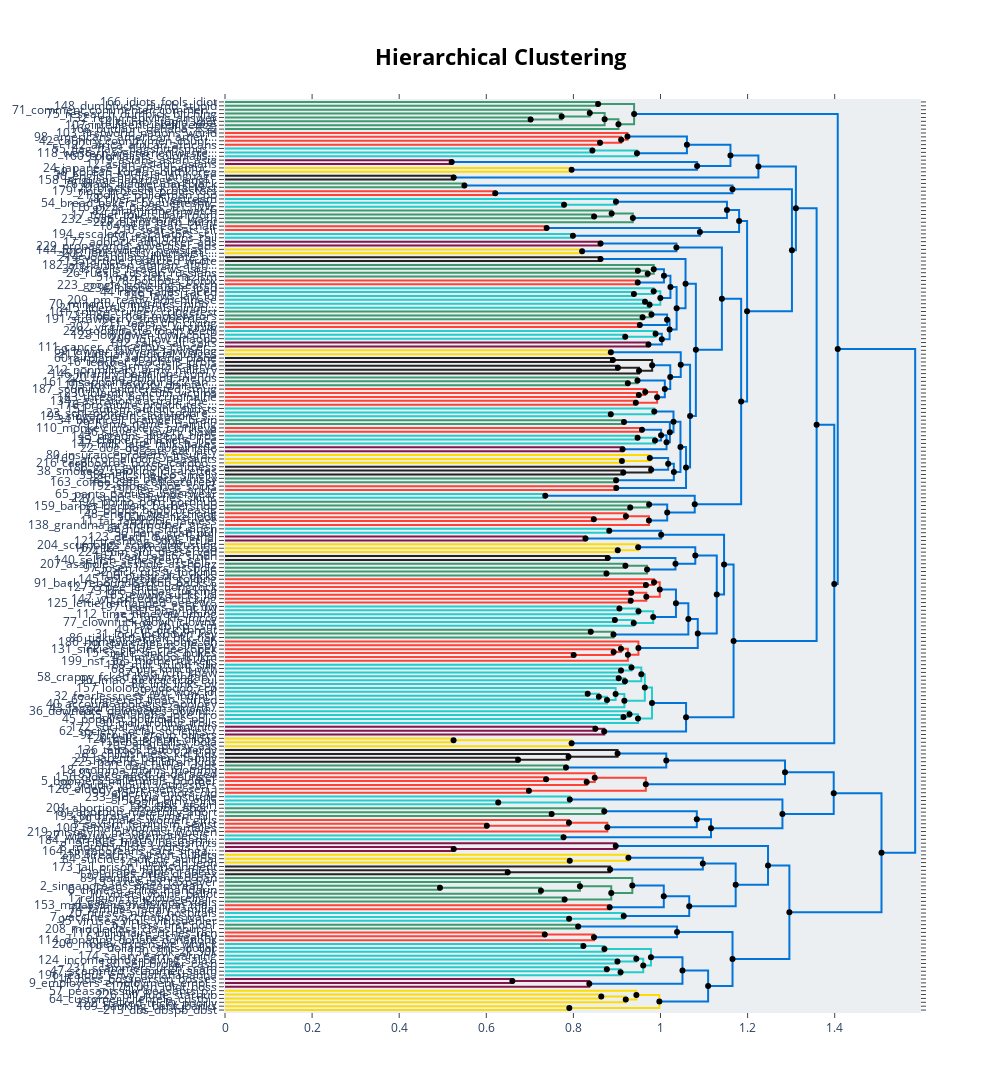

Notebook source saved alongside this figure:
### Code cell
from scipy.cluster import hierarchy as sch

#  Hierarchical topics
linkage_function = lambda x: sch.linkage(
    x, "complete", optimal_ordering=True
)  # use either complete or ward
hierarchical_topics_1 = topic_model_custom.hierarchical_topics(
    text, linkage_function=linkage_function
)
topic_model_custom.visualize_hierarchy(hierarchical_topics=hierarchical_topics_1)
